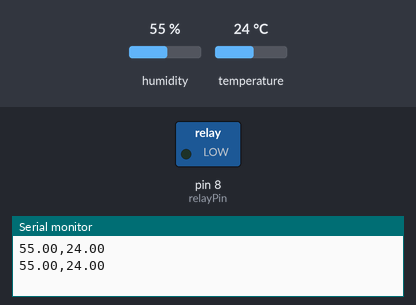
The sketch below on a simulated Arduino Uno, built with avr-gcc and run on an emulated ATmega328P. Shown: switched loads named in the sketch (green lamp = pin HIGH), the last lines printed to the serial monitor. The test bench sets the inputs (shaded band); at power-on: humidity 55 %, temperature 24 °C. The local clock reads 2024-03-15 10:24:30 at power-on unless the sketch sets it; storage starts empty.

Above: at 2.8 s.
2.9 s: humidity set to 81 %
4.4 s: humidity set to 84 %
At 6.2 s:
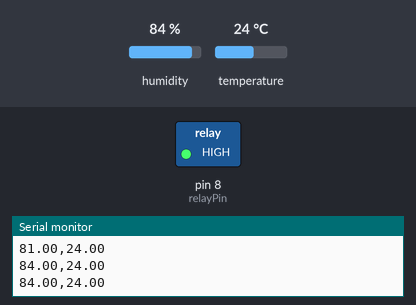
Timing chart, 0 to 7.7 s (numbered marks = the images above; inputs shaded):
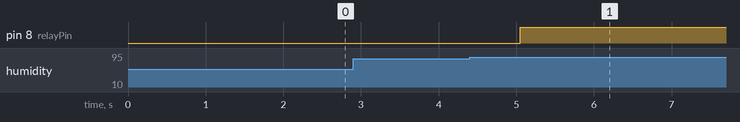

The sketch:

SI7021_datalogger_relay.ino
```cpp
#include "SPI.h"
#include "SD.h"
#include "Adafruit_Si7021.h"
#include "RTClib.h"

Adafruit_Si7021 sensor = Adafruit_Si7021();

const int chipSelect = 10;  // used for Arduino
const int relayPin = 8;
RTC_PCF8523 rtc;

unsigned long previousMillis = 0;
unsigned long relayMillis = 0;
const long interval = 1000;  // 1 second
const long relayOnTime = 10000;  // 10 seconds

bool relayState = false;

void setup() {
  pinMode(relayPin, OUTPUT);
  digitalWrite(relayPin, LOW);
  Serial.begin(115200);

  while (!Serial) {
    delay(100);
  }

  if (!rtc.begin()) {
    Serial.println("Couldn't find RTC");
    while (1);
  }

  if (!sensor.begin()) {
    Serial.println("Did not find Si7021 sensor!");
    while (true);
  }

  if (!rtc.isrunning()) {
    Serial.println("RTC lost power, let's set the time!");
    rtc.adjust(DateTime(F(__DATE__), F(__TIME__)));
  }

  if (!SD.begin(chipSelect)) {
    Serial.println("Initialization failed!");
    while (1);
  }
}

void loop() {
  unsigned long currentMillis = millis();

  // Log data every second
  if (currentMillis - previousMillis >= interval) {
    previousMillis = currentMillis;

    float h = sensor.readHumidity();
    float t = sensor.readTemperature();

    DateTime now = rtc.now();

    String dataString = "";
    dataString += String(h);
    dataString += ",";
    dataString += String(t);

    File dataFile = SD.open("datalog.txt", FILE_WRITE);

    if (dataFile) {
      dataFile.println(dataString);
      dataFile.close();
      Serial.println(dataString);
    } else {
      Serial.println("error opening datalog.txt");
    }

    // Control the relay based on humidity
    if (h > 82 && !relayState) {
      digitalWrite(relayPin, HIGH);
      relayState = true;
      relayMillis = currentMillis;
    }
  }

  // Turn off the relay after 10 seconds
  if (relayState && currentMillis - relayMillis >= relayOnTime) {
    digitalWrite(relayPin, LOW);
    relayState = false;
  }
}
```

Measured:
- the behaviour switches between 82 and 83 % on humidity (found by bisection; images 0 and 1)
- after the input at 4.4 s, pin 8 (relayPin): LOW → HIGH after 0.65 s
